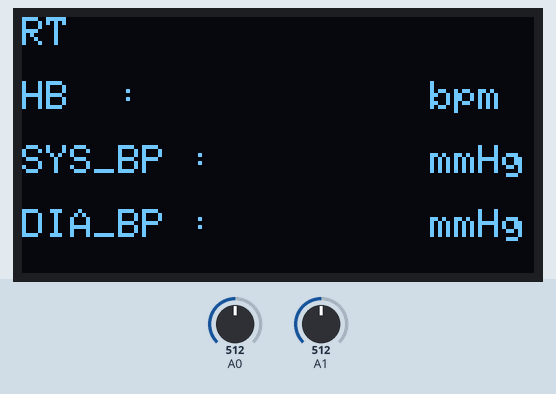
This sketch was run on a simulated Arduino Mega 2560, built with avr-gcc and run on an emulated ATmega2560. Shown: 128×64 one-colour display. The test bench sets the inputs (shaded band); at power-on: A1 = 512, A0 = 512. WiFi joins after 1.5 s; servers stay silent unless stated; what the sketch prints to the serial monitor is not drawn.

Above: at 6.6 s.
At 9.7 s:
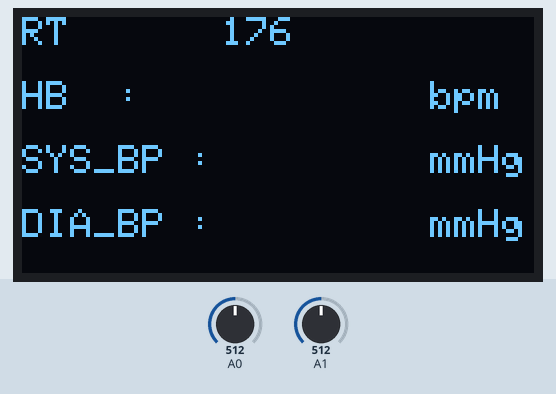
9.8 s: A1 set to 390
At 17.3 s:
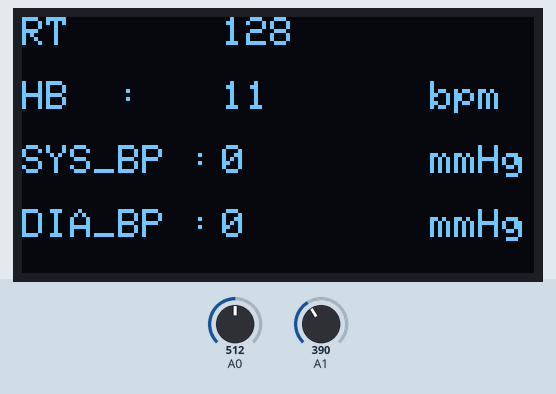
Timing chart, 0 to 18.8 s (numbered marks = the images above; inputs shaded):
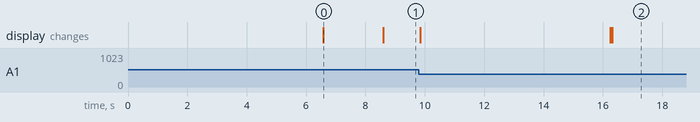

The sketch:

final.ino
```cpp
#include "WiFiEsp.h"
#include "ThingSpeak.h"
#include <SPI.h>
#include <Wire.h>
#include <Adafruit_GFX.h>
#include <Adafruit_SSD1306.h>
#define OLED_RESET -1
#define OLED_I2C_ADDR 0x3C
#include <stdio.h>
#include <string.h>
#include <Arduino.h>

#define SIZE 500
#define SIZE2 200


unsigned long t1;
unsigned long t2;
float pressure_data[SIZE];
float wave_data[SIZE];
int heartbeat;
int heartbeathigh=0;
float val_hb;
int val_bp;
int dis_peak[SIZE2];
int pres_when_dis_peak[SIZE2];
int peak_num = 0;
int check=0;

long bradrate = 115200;

int stepcount = 0;


char ssid[] = "EE3070_P1404_1"; // your network SSID (name)
char pass[] = "EE3070P1404"; // your network password
unsigned long chid = 1875551;
const char * myWriteAPIKey = "00QTPI96UM4RCV2W";

WiFiEspClient client;


//LED
#define SCREEN_WIDTH 128 // OLED display width, in pixels
#define SCREEN_HEIGHT 64 // OLED display height, in pixels
#define OLED_RESET -1 // SSD1306 doesn't have a reset pin
Adafruit_SSD1306 display(SCREEN_WIDTH, SCREEN_HEIGHT, &Wire, OLED_RESET);
void setupOLED(void) {
// SSD1306_SWITCHCAPVCC = generate display voltage from 3.3V internally
  if(!display.begin(SSD1306_SWITCHCAPVCC, OLED_I2C_ADDR)) { // Address 0x3C for SSD1306 128x64
    Serial.println(F("SSD1306 allocation failed"));
    for(;;) yield(); // Don't proceed, loop forever
  }
}

void setup() {

  //set up
  Serial.begin(bradrate);
  Serial1.begin(bradrate);
  Serial2.begin(bradrate); // microbit tx3 rx3

  WiFi.init(&Serial1);
  ThingSpeak.begin(client);

  if(WiFi.status() != WL_CONNECTED){
    Serial.print("Attempting to connect to SSID: ");
    Serial.println(ssid);
    while(WiFi.status() != WL_CONNECTED){
        WiFi.begin(ssid, pass); // Connect to WPA/WPA2 network
        Serial.print(".");
        delay(5000);
    }
  Serial.println("\nConnected");
  }
    pinMode(12, INPUT_PULLUP); //Button B record Diastolic pressure
  setupOLED();  // setup data screeen to display data
  display.clearDisplay();
  display.setTextSize(1); // Normal 1:1 pixel scale
  display.setTextColor(WHITE,BLACK); // Draw white text

  display.setCursor(0,0);
  display.cp437(true); // Use full 256 char 'Code Page 437' font
  display.print("RT");

  display.setCursor(0, 16); // Start at top-left corner
  display.print("HB  :            bpm");

  display.setCursor(0, 32);
  display.print("SYS_BP :         mmHg");

  display.setCursor(0,48);
  display.print("DIA_BP :         mmHg");

  display.display();
  delay(2000);
          // initialize to 0
  for (int i = 0;i<SIZE2;i++) dis_peak[i] =0;
  for (int i = 0;i<SIZE2;i++) pres_when_dis_peak[i] =0;


}

void getpressure(){

   t1=millis();
   for(int counter=0;counter<SIZE;counter++){
      val_bp = int((80.0064*5*analogRead(A1)/1023)- 24.0019);
      val_hb=analogRead(A0);
      if(val_bp>0&&val_hb>100){
      wave_data[counter]=val_hb;
      pressure_data[counter]=val_bp;   }
      //Serial.println(val_hb);
      delay(10);
    }
   t2=millis();
    int a=0, before1=0, mid=0, after1=0, b=0,num1,num2,dis=0,before2,after2;
    int mid_pressure;
    int heartbeatnum=0;
    int checksys=0,checkdia=0;


    for (int i=0;i<(SIZE-10);i++){
        //before2 = wave_data[i];
        before1 = wave_data[i];
        mid = wave_data[i+5];
        after1 = wave_data[i+10];
        //after2 = wave_data[i+58];
        // Increasing at the front and decreasing at the back

        if(before1<mid&&mid>after1){
          for(int j=i;j<i+35;j++){
             a=wave_data[j];
                    if(a>b){
                      b=a;
                      num1=j;

            }
          }
          checksys=1;
          i=i+20;
        }
                b=500;
          if(before1>mid&&mid>before2){
                 for(int j=i;j<i+35;j++){
                    a=wave_data[j];
                    if(a<b){
                      b=a;
                      num2=j;
                    }
                  }
                  checkdia=1;
                  i=i+10;
                }


              if(checkdia+checksys==2){
                dis_peak[peak_num]=wave_data[num1]-wave_data[num2];
                pres_when_dis_peak[peak_num]=pressure_data[num1];
                peak_num++;
                heartbeatnum++;

                checkdia=0;
                checksys=0;
              }

    }
    heartbeat=(heartbeatnum+1)*60000/(t2-t1);
    int t;
    t=heartbeat;
    if(t>heartbeathigh&&t<=95){
      heartbeathigh=t;
    }
    // find the maximum peak
    int peak_max= 0;
    int temp = 0;

    int peak_min=0;
    int sys;
    int dia;
    int peak_max_num;
    int peak_min_num;
    int num=0;
    for(int i=0;i<SIZE2;i++){

        temp = dis_peak[i];
        if(temp>peak_max&&temp<400){
            peak_max = temp;
               num=i;
    }

    }
    //dia
    peak_min_num=0;
    for(int i=num;i<SIZE2;i++){
      if((dis_peak[i+1]<=dis_peak[num]*0.3+3)&&(dis_peak[i]>=dis_peak[num]*0.3-3)){
        peak_min_num=i;

      }

    }
    //sys

   for(int i=0;i<num;i++){
      if((dis_peak[i]<=dis_peak[num]*0.8+8)&&(dis_peak[i]>=dis_peak[num]*0.8-8)){
        peak_max_num=i;

      }

    }


   sys=pres_when_dis_peak[peak_max_num];
   dia=pres_when_dis_peak[peak_min_num];
  /* if(sys>140||sys<0){
      sys=122;

   }
   if((dia>100||dia<0)&&val_bp<=83){
      dia=83;

   }*/

   /*          for(int i=0;i<SIZE2;i++){
      Serial.println("---------------");
      Serial.println(i);
      Serial.println("dis ");
      Serial.println(dis_peak[i]);
      Serial.println("press");
      Serial.println(pres_when_dis_peak[i]);
      Serial.println("peakmax");
      Serial.println(peak_max);
      Serial.println("dismax,min");
      Serial.println(dis_peak[peak_max_num]);
      Serial.println(dis_peak[peak_min_num]);
      Serial.println("interval");
      Serial.println(interval);
      } */
       for(int i=0;i<SIZE2;i++){
      Serial.println("---------------");
      Serial.println(i);
      Serial.println("dis ");
      Serial.println(dis_peak[i]);
      Serial.println("press");
      Serial.println(pres_when_dis_peak[i]);
      Serial.println("peakmax");
      Serial.println(peak_max);
      Serial.println("dismax,min");
      Serial.println(dis_peak[peak_max_num]);
      Serial.println(dis_peak[peak_min_num]);

      }

      display.fillRect(50,0,45,8, BLACK);
      display.setTextColor(WHITE,BLACK); // Draw white text
      display.setCursor(50, 0);
      display.print(String(val_bp,DEC));
      display.display();

      display.fillRect(50,16,45,8, BLACK);
      display.setTextColor(WHITE,BLACK); // Draw white text
      display.setCursor(50, 16);
      display.print(String(heartbeathigh,DEC));
      display.display();

      display.fillRect(50,32,45,8, BLACK);
      display.setTextColor(WHITE,BLACK); // Draw white text
      display.setCursor(50, 32);
      display.print(String(sys,DEC));
      display.display();

      display.fillRect(50,48,45,8, BLACK);
      display.setTextColor(WHITE,BLACK); // Draw white text
      display.setCursor(50, 48);
      display.print(String(dia,DEC));
      display.display();


}

void loop() {
  // set checker to 0, then clear the input buffer input from step counter

  updatestep();

  val_hb=analogRead(A0);
  val_bp = int((80.0064*5*analogRead(A1)/1023)- 24.0019);
      display.fillRect(50,0,45,8, BLACK);
      display.setTextColor(WHITE,BLACK); // Draw white text
      display.setCursor(50, 0);
      display.print(String(val_bp,DEC));
      display.display();

  if(val_bp>150||check==1){
    check=1;
    if(val_bp<=140){
      getpressure();

 }
  }

}


void updatestep(){

  if (Serial2.available() > 0) {

      stepcount = Serial2.parseInt();
      String empty = Serial2.readString();

      Serial.println("the step is "+ String(stepcount));
      int x = ThingSpeak.writeField(chid, 4, stepcount, myWriteAPIKey);
      if(x == 200){
        Serial.println("Channel update successful.");
      }
      else{
        Serial.println("Problem updating channel. HTTP error code " + String(x));
      }
  }
}
```

Measured:
- after the input at 9.8 s, the display: first changes after 0.05 s (image 2 shows a later state)
- what the display in image 0 shows lasts 2.0 s, from 6.6 s to 8.6 s
